Frame 1 (no input): blank canvas, image omitted
Frame 60 (the mouse pressed at the canvas centre just before this capture): blank canvas, image omitted
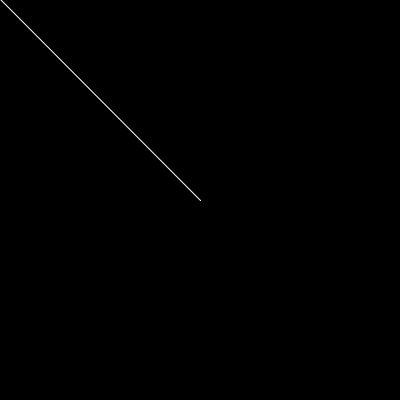
Frame 120 (the mouse held since frame 60 and released just before this capture)

The Processing sketch whose frames 1 and 60 were blank and that drew this single picture after the mouse press (run headless with seeded random() and noise(); from frame 60 on, the mouse is pressed at the canvas centre):

// Processing sketch: processing_20349
// ── processing_20349.pde

int secs;
int brush;
boolean isSolid;
boolean randomBrush;
int brushR, brushG, brushB;

color brushColor;

void setup(){
  size(400,400);
  reset();
}

void reset(){
  background(0); 
  secs = 1;
  brush = 1;
  isSolid = true;
  randomBrush = false;
//  brushColor = color(255);
  brushR = 255;
  brushG = 255;
  brushB = 255;
}

void draw(){
  translate(width/2.0, height/2.0);
  strokeWeight(brush);
  if(randomBrush){ 
    strokeWeight(random(1,10));
  }
  if(isSolid){
    stroke(color(brushR, brushG, brushB));
  } 
  else {
    stroke( color( random(0,255),random(0,255),random(0,255)));
  }
  for(int i=0; i<secs; i++){
    rotate(TWO_PI/float(secs));
    if(mousePressed){
      line( mouseX-200, mouseY-200, pmouseX-200, pmouseY-200);
    }
  }
}

void keyPressed(){
  if(key==CODED){
    if(keyCode==UP){ 
      secs = constrain(++secs, 1, 200); 
    }
    if(keyCode==DOWN){ 
      secs = constrain(--secs, 1, 200); 
    }
    if(keyCode==LEFT){ 
      brush = constrain(++brush, 1, 10); 
    }
    if(keyCode==RIGHT){ 
      brush = constrain(--brush, 1, 10); 
    }
  }
}
void keyTyped(){
  if(key == CODED){ return; }
  if(key == ' '){ 
    background(0); 
  }
  if(key=='z'){ 
    isSolid=!isSolid; 
  }
  if(key=='x'){
    randomBrush=!randomBrush;
  }
  if(key=='q'){ 
    brushR = constrain( brushR+5, 0, 255);
  }
  if(key=='a'){
    brushR = constrain( brushR-5, 0, 255);
  }
  if(key=='w'){ 
    brushG = constrain( brushG+5, 0, 255);
  }
  if(key=='s'){
    brushG = constrain( brushG-5, 0, 255);
  }
  if(key=='e'){ 
    brushB = constrain( brushB+5, 0, 255);
  }
  if(key=='d'){
    brushB = constrain( brushB-5, 0, 255);
  }
  if(key=='r'){ 
    brushR = constrain( brushR+5, 0, 255);
    brushG = constrain( brushG+5, 0, 255);
    brushB = constrain( brushB+5, 0, 255);
  }
  if(key=='f'){
    brushR = constrain( brushR-5, 0, 255);
    brushG = constrain( brushG-5, 0, 255);
    brushB = constrain( brushB-5, 0, 255);
  }
  if(key=='c'){ 
    brushR = 0;
    brushG = 0;
    brushB = 0;
  }
  if(key=='v'){
    brushR = 255;
    brushG = 255;
    brushB = 255;
  }



}
